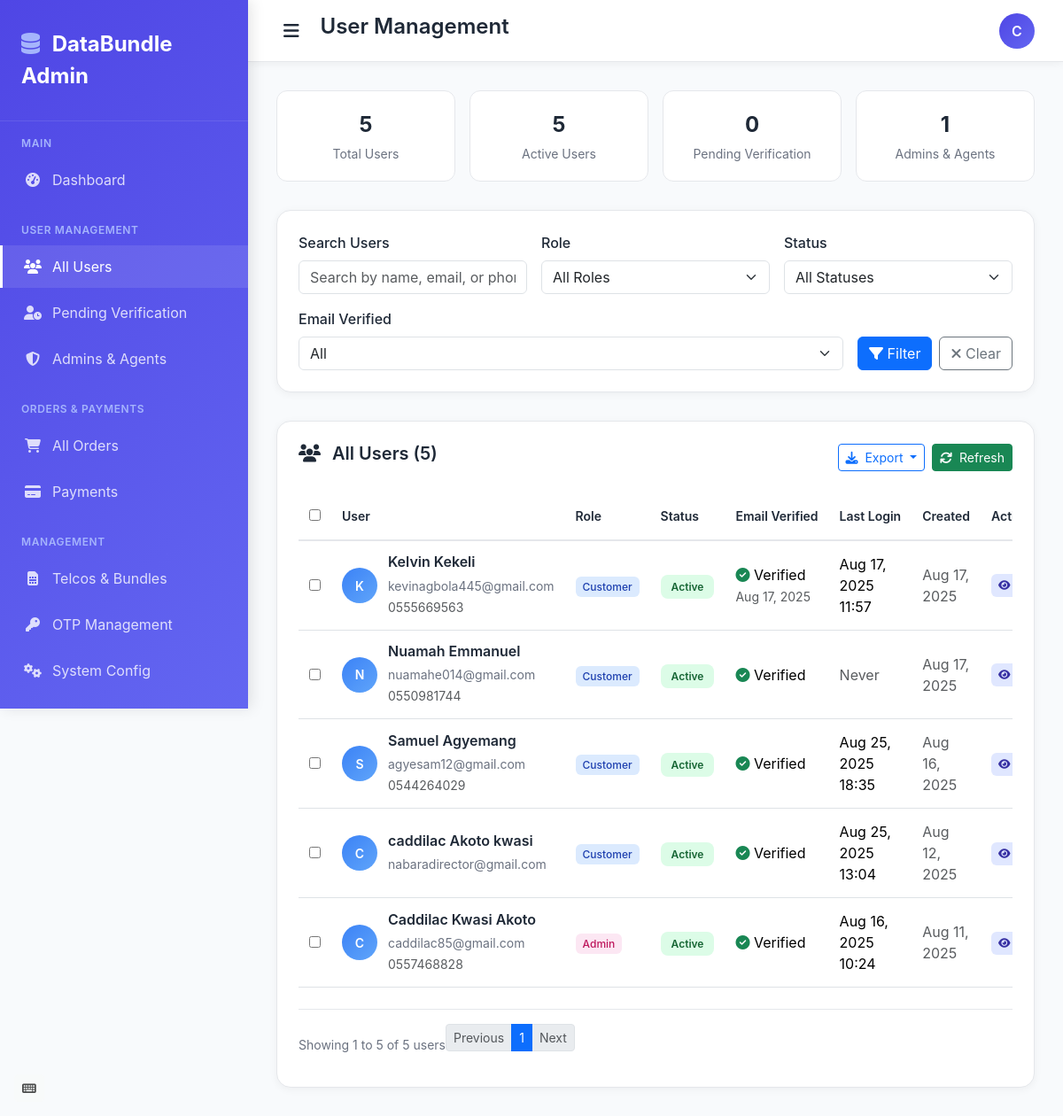
Page /dashboard/management/view/users/ (signed in) on the earlier database version.
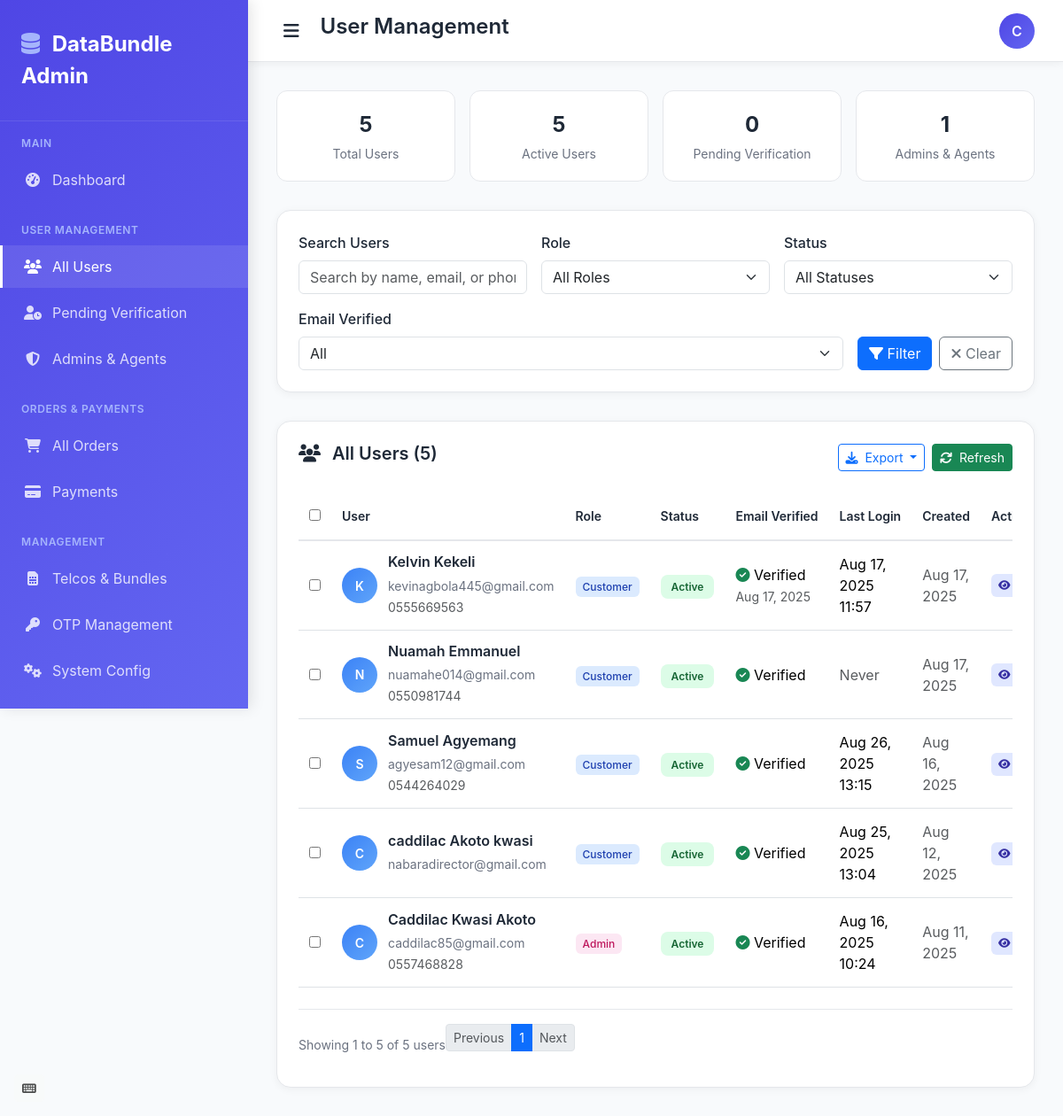
Same page on the later database version.
### authentication/models.py (models this page shows, shortened)
class CustomUser(AbstractUser):
    id = models.CharField(primary_key=True, unique=True, max_length=20, default=generate_user_id, editable=False)
    username = None
    ROLE_CHOICES = [
        ('customer', 'Customer'),
        ('agent', 'Agent'),
        ('admin', 'Admin'),
    ]
    ACCOUNT_STATUS_CHOICES = [
        ('pending_verification', 'Pending Email Verification'),
        ('active', 'Active'),
        ('suspended', 'Suspended'),
        ('deactivated', 'Deactivated'),
    ]
    full_name = models.CharField(max_length=255)
    phone_number = models.CharField(max_length=15, unique=True)
    email = models.EmailField(unique=True)
    role = models.CharField(max_length=20, choices=ROLE_CHOICES, default='customer')
    account_status = models.CharField(
        max_length=30,
        choices=ACCOUNT_STATUS_CHOICES,
        default='pending_verification'
    )
    email_verified = models.BooleanField(default=False)
    email_verified_at = models.DateTimeField(null=True, blank=True)
    last_login_attempt = models.DateTimeField(null=True, blank=True)
    failed_login_attempts = models.PositiveIntegerField(default=0)
    account_locked_until = models.DateTimeField(null=True, blank=True)
    created_at = models.DateTimeField(auto_now_add=True)
    updated_at = models.DateTimeField(auto_now=True)
    objects = CustomUserManager()
    USERNAME_FIELD = 'email'
    REQUIRED_FIELDS = ['full_name', 'phone_number']
    class Meta:
        indexes = [
            models.Index(fields=['email']),
            models.Index(fields=['phone_number']),
            models.Index(fields=['account_status']),
            models.Index(fields=['created_at']),
        ]

### management/views.py (the view)
# urls.py: path('view/users/', AdminViewAllUsersView.as_view(), name='view_all_users'),
@method_decorator(admin_required, name='dispatch')
class AdminViewAllUsersView(LoginRequiredMixin,TemplateView):
    template_name = 'management/admin_view_all_users.html'
    def get_context_data(self, **kwargs):
        context = super().get_context_data(**kwargs)
        context['title'] = 'All Users'
        context['page_header'] = 'User Management'
        context['users'] = CustomUser.objects.all().order_by('-created_at')
        return context

### templates/management/admin_view_all_users.html (shortened to what this page needs)
<!DOCTYPE html>
<html lang="en">
<head>
    <link href="https://cdnjs.cloudflare.com/ajax/libs/bootstrap/5.3.2/css/bootstrap.min.css" rel="stylesheet">
    <link href="https://cdnjs.cloudflare.com/ajax/libs/font-awesome/6.4.0/css/all.min.css" rel="stylesheet">
</head>
<body>
    <nav class="sidebar" id="sidebar">
        <div class="sidebar-header">
            <a href="" class="sidebar-brand">
                <i class="fas fa-database"></i>
                DataBundle Admin
            </a>
        </div>
        <div class="sidebar-nav">
            <div class="nav-section">
                <div class="nav-section-title">Main</div>
                <div class="nav-item">
                    <a href="{% url 'admin_dashboard' %}" class="nav-link">
                        <i class="fas fa-tachometer-alt"></i>
                        Dashboard
                    </a>
                </div>
            </div>
            <div class="nav-section">
                <div class="nav-section-title">User Management</div>
                <div class="nav-item">
                    <a href="{% url 'view_all_users' %}" class="nav-link active">
                        <i class="fas fa-users"></i>
                        All Users
                    </a>
                </div>
                <div class="nav-item">
                    <a href="" class="nav-link">
                        <i class="fas fa-user-clock"></i>
                        Pending Verification
                    </a>
                </div>
                <div class="nav-item">
                    <a href="#" class="nav-link">
                        <i class="fas fa-shield-alt"></i>
                        Admins & Agents
                    </a>
                </div>
            </div>
            <div class="nav-section">
                <div class="nav-section-title">Orders & Payments</div>
                <div class="nav-item">
                    <a href="#" class="nav-link">
                        <i class="fas fa-shopping-cart"></i>
                        All Orders
                    </a>
                </div>
                <div class="nav-item">
                    <a href="#" class="nav-link">
                        <i class="fas fa-credit-card"></i>
                        Payments
                    </a>
                </div>
            </div>
            <div class="nav-section">
                <div class="nav-section-title">Management</div>
                <div class="nav-item">
                    <a href="#" class="nav-link">
                        <i class="fas fa-sim-card"></i>
                        Telcos & Bundles
                    </a>
                </div>
                <div class="nav-item">
                    <a href="#" class="nav-link">
                        <i class="fas fa-key"></i>
                        OTP Management
                    </a>
                </div>
                <div class="nav-item">
                    <a href="#" class="nav-link">
                        <i class="fas fa-cogs"></i>
                        System Config
                    </a>
                </div>
            </div>
        </div>
    </nav>
    <div class="main-wrapper">
        <nav class="top-navbar">
            <div class="navbar-left">
                <button class="sidebar-toggle" id="sidebarToggle">
                    <i class="fas fa-bars"></i>
                </button>
                <h1 class="page-title">{{ page_header }}</h1>
            </div>
            <div class="navbar-right">
                <div class="dropdown user-dropdown">
                    <div class="user-avatar" data-bs-toggle="dropdown">
                        {{ request.user.full_name.0 }}
                    </div>
                </div>
            </div>
        </nav>
        <div class="content-area">
            <div class="stats-cards">
                <div class="stat-card">
                    <div class="stat-value" id="totalUsers">{{ users|length }}</div>
                    <div class="stat-label">Total Users</div>
                </div>
                <div class="stat-card">
                    <div class="stat-value" id="activeUsers">
                        {{ users|length }}
                    </div>
                    <div class="stat-label">Active Users</div>
                </div>
                <div class="stat-card">
                    <div class="stat-value" id="pendingUsers">0</div>
                    <div class="stat-label">Pending Verification</div>
                </div>
                <div class="stat-card">
                    <div class="stat-value" id="adminUsers">0</div>
                    <div class="stat-label">Admins & Agents</div>
                </div>
            </div>
            <div class="filter-bar">
                <div class="filter-row">
                    <div class="filter-group">
                        <label for="searchInput">Search Users</label>
                        <input type="text" id="searchInput" class="form-control"
                               placeholder="Search by name, email, or phone...">
                    </div>
                    <div class="filter-group">
                        <label for="roleFilter">Role</label>
                        <select id="roleFilter" class="form-select">
                            <option value="">All Roles</option>
                        </select>
                    </div>
                    <div class="filter-group">
                        <label for="statusFilter">Status</label>
                        <select id="statusFilter" class="form-select">
                            <option value="">All Statuses</option>
                        </select>
                    </div>
                    <div class="filter-group">
                        <label for="verificationFilter">Email Verified</label>
                        <select id="verificationFilter" class="form-select">
                            <option value="">All</option>
                        </select>
                    </div>
                    <div class="filter-actions">
                        <button type="button" class="btn btn-primary" onclick="applyFilters()">
                            <i class="fas fa-filter"></i> Filter
                        </button>
                        <button type="button" class="btn btn-outline-secondary" onclick="clearFilters()">
                            <i class="fas fa-times"></i> Clear
                        </button>
                    </div>
                </div>
            </div>
            <div class="users-table-container">
                <div class="table-header">
                    <h5 class="table-title">
                        <i class="fas fa-users me-2"></i>
                        All Users (<span id="userCount">{{ users|length }}</span>)
                    </h5>
                    <div class="table-actions">
                        <div class="dropdown export-dropdown">
                            <button class="btn btn-outline-primary btn-sm dropdown-toggle" type="button"
                                    data-bs-toggle="dropdown">
                                <i class="fas fa-download me-1"></i> Export
                            </button>
                        </div>
                        <button class="btn btn-success btn-sm" onclick="refreshData()">
                            <i class="fas fa-refresh me-1"></i> Refresh
                        </button>
                    </div>
                </div>
                <div class="table-responsive">
                    <table class="table" id="usersTable">
                        <thead>
                            <tr>
                                <th>
                                    <input type="checkbox" id="selectAll" onchange="toggleSelectAll()">
                                </th>
                                <th>User</th>
                                <th>Role</th>
                                <th>Status</th>
                                <th>Email Verified</th>
                                <th>Last Login</th>
                                <th>Created</th>
                                <th>Actions</th>
                            </tr>
                        </thead>
                        <tbody id="usersTableBody">
                            {% for user in users %}
                            <tr data-user-id="{{ user.id }}"
                                data-role="{{ user.role }}"
                                data-status="{{ user.account_status }}"
                                data-verified="{{ user.email_verified|yesno:'true,false' }}">
                                <td>
                                    <input type="checkbox" class="user-checkbox" value="{{ user.id }}">
                                </td>
                                <td>
                                    <div class="user-info">
                                        <div class="user-avatar-sm">
                                            {{ user.full_name.0|upper }}
                                        </div>
                                        <div class="user-details">
                                            <h6>{{ user.full_name }}</h6>
                                            <small>{{ user.email }}</small><br>
                                            <small class="text-muted">{{ user.phone_number }}</small>
                                        </div>
                                    </div>
                                </td>
                                <td>
                                    <span class="role-badge role-{{ user.role }}">
                                        {{ user.get_role_display }}
                                    </span>
                                </td>
                                <td>
                                    <span class="status-badge status-{{ user.account_status }}">
                                        {{ user.get_account_status_display }}
                                    </span>
                                </td>
                                <td>
                                    {% if user.email_verified %}
                                        <i class="fas fa-check-circle text-success"></i> Verified
                                        {% if user.email_verified_at %}
                                            <br><small class="text-muted">{{ user.email_verified_at|date:"M j, Y" }}</small>
                                        {% endif %}
                                    {% else %}
                                        <i class="fas fa-times-circle text-danger"></i> Unverified
                                    {% endif %}
                                </td>
                                <td>
                                    {% if user.last_login %}
                                        {{ user.last_login|date:"M j, Y H:i" }}
                                    {% else %}
                                        <span class="text-muted">Never</span>
                                    {% endif %}
                                </td>
                                <td>
                                    <span class="text-muted">{{ user.created_at|date:"M j, Y" }}</span>
                                </td>
                                <td>
                                    <div class="btn-group" role="group">
                                        <button class="btn-action btn-view" onclick="viewUser('{{ user.id }}')"
                                                data-bs-toggle="tooltip" title="View Details">
                                            <i class="fas fa-eye"></i>
                                        </button>
                                    </div>
                                </td>
                            </tr>
                            {% endfor %}
                        </tbody>
                    </table>
                </div>
                <div class="pagination-wrapper">
                    <div class="pagination-info">
                        Showing <span id="showingFrom">1</span> to <span id="showingTo">{{ users|length }}</span>
                        of <span id="totalRecords">{{ users|length }}</span> users
                    </div>
                    <nav>
                        <ul class="pagination pagination-sm">
                            <li class="page-item disabled">
                                <a class="page-link" href="#">Previous</a>
                            </li>
                            <li class="page-item active">
                                <a class="page-link" href="#">1</a>
                            </li>
                            <li class="page-item disabled">
                                <a class="page-link" href="#">Next</a>
                            </li>
                        </ul>
                    </nav>
                </div>
            </div>
        </div>
    </div>
    <div class="position-fixed bottom-0 start-0 p-3" style="z-index: 1050;">
        <button class="btn btn-light btn-sm" type="button" data-bs-toggle="collapse"
                data-bs-target="#keyboardShortcuts" style="opacity: 0.7;">
            <i class="fas fa-keyboard"></i>
        </button>
    </div>
</body>
</html>

Differences in the rows shown:
changed CustomUser "Samuel Agyemang": last_login "Aug 25, 2025 18:35" → "Aug 26, 2025 13:15"
